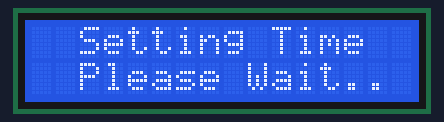
Simulated run of this sketch. Board: Arduino Uno, built with avr-gcc and run on an emulated ATmega328P. Parts: 16×2 character LCD. What the sketch prints to the serial monitor is not drawn.

Above: at 0.1 s.
At 2.7 s:
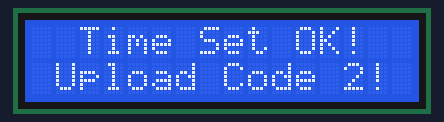

The sketch:

RTC_setup.ino
```cpp
#include <Wire.h>
#include <LiquidCrystal_I2C.h>
#include <ThreeWire.h>
#include <RtcDS1302.h>

LiquidCrystal_I2C lcd(0x27, 16, 2);

ThreeWire myWire(7, 6, 8); // DAT=7, CLK=6, RST=8
RtcDS1302<ThreeWire> Rtc(myWire);

void setup() {
  Serial.begin(9600);

  lcd.init();
  lcd.backlight();
  lcd.setCursor(0, 0);
  lcd.print("  Setting Time  ");
  lcd.setCursor(0, 1);
  lcd.print("  Please Wait.. ");
  delay(2000);

  Rtc.Begin();

  if (Rtc.GetIsWriteProtected()) {
    Rtc.SetIsWriteProtected(false);
  }

  if (!Rtc.GetIsRunning()) {
    Rtc.SetIsRunning(true);
  }

  // FORCE SET TIME FROM YOUR PC CLOCK
  RtcDateTime compiled = RtcDateTime(__DATE__, __TIME__);
  Rtc.SetDateTime(compiled);

  delay(500);

  // Confirm on LCD
  lcd.clear();
  if (Rtc.IsDateTimeValid()) {
    lcd.setCursor(0, 0);
    lcd.print("  Time Set OK!  ");
    lcd.setCursor(0, 1);
    lcd.print(" Upload Code 2! ");
    Serial.println("SUCCESS: Time set correctly!");
    Serial.print("Date: ");
    Serial.print(compiled.Day());   Serial.print("/");
    Serial.print(compiled.Month()); Serial.print("/");
    Serial.println(compiled.Year());
    Serial.print("Time: ");
    Serial.print(compiled.Hour());   Serial.print(":");
    Serial.print(compiled.Minute()); Serial.print(":");
    Serial.println(compiled.Second());
  } else {
    lcd.setCursor(0, 0);
    lcd.print("  FAILED!!      ");
    lcd.setCursor(0, 1);
    lcd.print("  Check Wiring  ");
    Serial.println("FAILED: Check wiring and battery!");
  }
}

void loop() {
  // Nothing here — just upload Code 2 after this works
}
```
